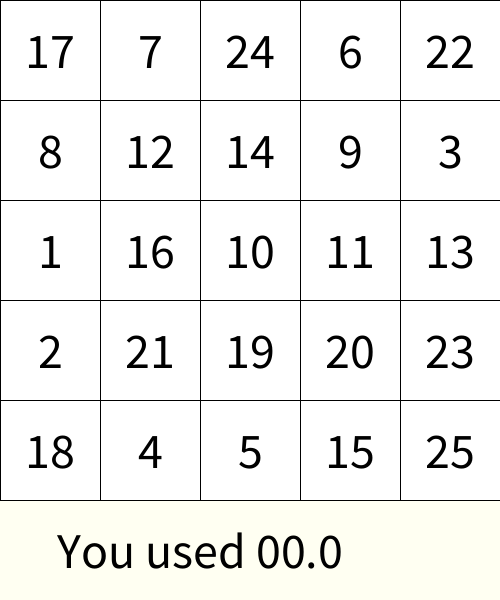
Frame 1 (no input)
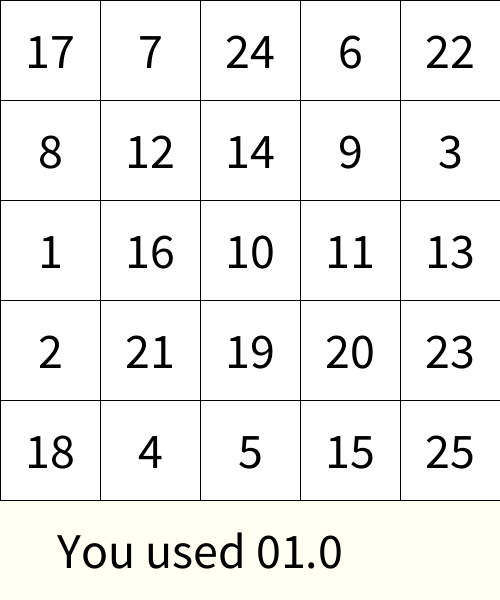
Frame 60 (the mouse pressed at the canvas centre just before this capture)
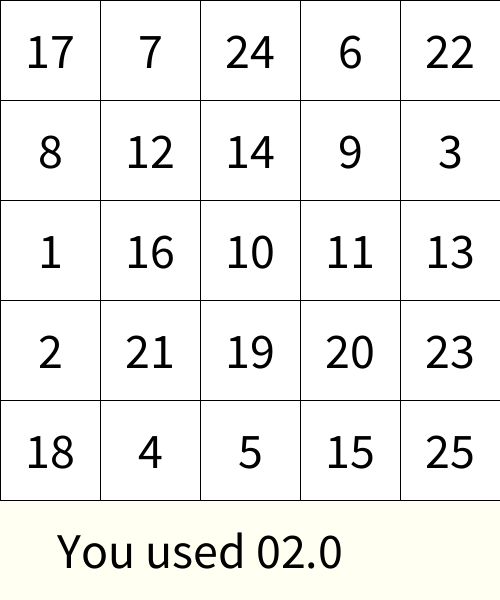
Frame 120 (the mouse held since frame 60 and released just before this capture)

The Processing sketch that drew these frames (run headless with seeded random() and noise(); from frame 60 on, the mouse is pressed at the canvas centre):

// Processing sketch: week06_08_schulte_table08_nf_millis_startT
// ── week06_08_schulte_table08_nf_millis_startT.pde
//week06_08_schulte_table08_nf_millis_startT
int [] used = new int[26];
int [][] table = new int[5][5];
int i=0, j=0;
void setup() {
  size(500, 600);
  textSize(50);
  textAlign(CENTER, CENTER);
  for (int i=0; i<5; i++) {
    for (int j=0; j<5; j++) {
      int now = int(random(1, 26));
      while (used[now]==1)now=int(random(1, 26));
      table[i][j]=now;
      used[now]=1;
    }
  }
  startT = millis();
}
int startT = 0;
int [][] pressed = new int[5][5];
void draw() {
  background(#FFFFF2);
  for (int i=0; i<5; i++) {
    for (int j=0; j<5; j++) {
      if (pressed[i][j]==1)fill(128);
      else fill(255);
      rect(j*100, i*100, 100, 100);
      fill(0);
      text(""+table[i][j], 50+j*100, 50+i*100);
    }
  }
  text("You used "+nf((millis()-startT)/1000.0, 2, 1), 200, 550);
}
int now=1;
void mousePressed() {
  int i = mouseY/100, j = mouseX/100;
  if (table[i][j]==now) {
    pressed[i][j] = 1;
    now++;
  }
}
